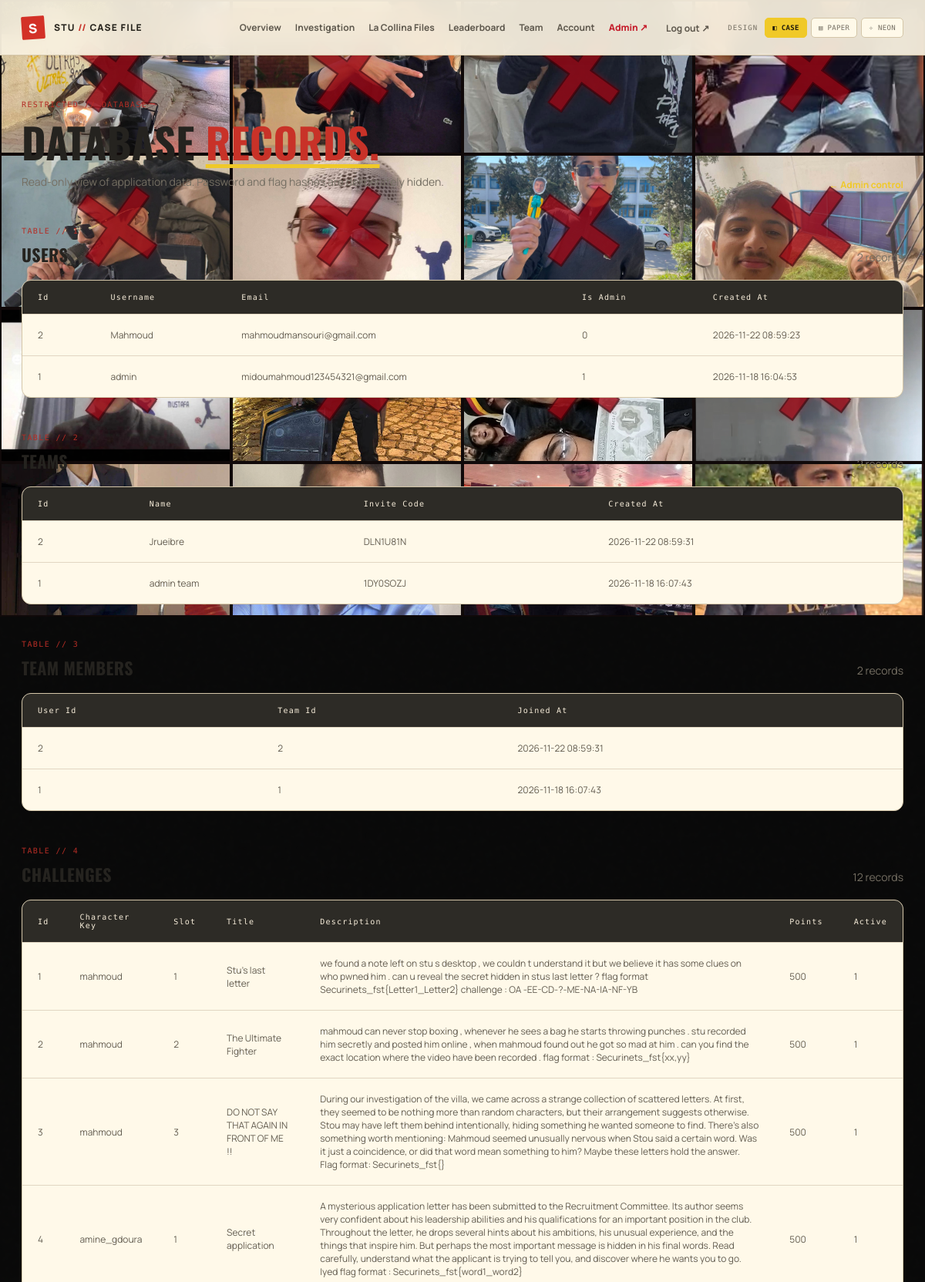
The app's page /admin/database (signed in, upper part) with its own data.
### tables this page shows
CREATE TABLE users (id INTEGER PRIMARY KEY AUTOINCREMENT, username TEXT NOT NULL COLLATE NOCASE UNIQUE, email TEXT NOT NULL COLLATE NOCASE UNIQUE, password_hash TEXT NOT NULL, is_admin INTEGER NOT NULL DEFAULT 0, created_at TEXT NOT NULL DEFAULT CURRENT_TIMESTAMP);

CREATE TABLE teams (
      id INTEGER PRIMARY KEY AUTOINCREMENT,
      name TEXT NOT NULL COLLATE NOCASE UNIQUE,
      invite_code TEXT NOT NULL UNIQUE,
      created_at TEXT NOT NULL DEFAULT CURRENT_TIMESTAMP
    );

CREATE TABLE team_members (
      user_id INTEGER PRIMARY KEY REFERENCES users(id) ON DELETE CASCADE,
      team_id INTEGER NOT NULL REFERENCES teams(id) ON DELETE CASCADE,
      joined_at TEXT NOT NULL DEFAULT CURRENT_TIMESTAMP
    );

CREATE TABLE challenges (
      id INTEGER PRIMARY KEY AUTOINCREMENT,
      character_key TEXT NOT NULL,
      slot INTEGER NOT NULL CHECK(slot BETWEEN 1 AND 3),
      title TEXT NOT NULL,
      description TEXT NOT NULL DEFAULT '',
      points INTEGER NOT NULL DEFAULT 500,
      flag_hash TEXT,
      active INTEGER NOT NULL DEFAULT 0,
      UNIQUE(character_key, slot)
    );

### app.py (the view)
@app.route("/admin/database")
@admin_required
def admin_database():
    conn = db()
    tables = {
        "users": conn.execute("SELECT id,username,email,is_admin,created_at FROM users ORDER BY id DESC").fetchall(),
        "teams": conn.execute("SELECT id,name,invite_code,created_at FROM teams ORDER BY id DESC").fetchall(),
        "team_members": conn.execute("SELECT user_id,team_id,joined_at FROM team_members ORDER BY joined_at DESC").fetchall(),
        "challenges": conn.execute("SELECT id,character_key,slot,title,description,points,active FROM challenges ORDER BY id").fetchall(),
        "solves": conn.execute("SELECT id,team_id,challenge_id,points,solved_at FROM solves ORDER BY id DESC").fetchall(),
        "final_unlocks": conn.execute("SELECT team_id,unlocked_at,final_solved_at FROM final_unlocks ORDER BY unlocked_at DESC").fetchall(),
        "suspects": conn.execute("SELECT character_key,name,description,hint,icon FROM suspects ORDER BY character_key").fetchall(),
    }
    return render_template("admin_database.html", tables=tables)

### app.py (called while the page is built)
def db():
    if "db" not in g:
        g.db = sqlite3.connect(DB_PATH)
        g.db.row_factory = sqlite3.Row
        g.db.execute("PRAGMA foreign_keys = ON")
        g.db.execute("PRAGMA busy_timeout = 5000")
    return g.db

def current_user():
    uid = session.get("user_id")
    if not uid:
        return None
    return db().execute("SELECT * FROM users WHERE id=?", (uid,)).fetchone()

def login_required(fn):
    @wraps(fn)
    def wrapped(*args, **kwargs):
        if not current_user():
            return redirect(url_for("login"))
        return fn(*args, **kwargs)
    return wrapped

def csrf_token():
    if "_csrf" not in session:
        session["_csrf"] = secrets.token_urlsafe(32)
    return session["_csrf"]

@app.context_processor
def inject_globals():
    photos_dir = os.path.join(APP_DIR, "static", "stu_photos")
    photos = sorted([name for name in os.listdir(photos_dir) if name.lower().endswith((".jpg", ".jpeg", ".png", ".webp"))]) if os.path.isdir(photos_dir) else []
    return {"me": current_user(), "csrf_token": csrf_token,
            "is_admin": bool(current_user() and current_user()["is_admin"]),
            "stu_photos": photos}

@app.before_request
def csrf_protect():
    if request.method == "POST":
        token = request.form.get("_csrf") or request.headers.get("X-CSRF-Token")
        if not token or not hmac.compare_digest(token, session.get("_csrf", "")):
            abort(400, "Invalid or missing security token. Refresh and try again.")

def admin_required(fn):
    @wraps(fn)
    @login_required
    def wrapped(*args, **kwargs):
        user = current_user()
        if not user or not user["is_admin"]:
            abort(403)
        return fn(*args, **kwargs)
    return wrapped

### templates/admin_database.html
{% extends "base.html" %}{% block title %}Database Viewer · STU Admin{% endblock %}{% block content %}
<div class="page-heading"><div><div class="eyebrow">RESTRICTED // DATABASE</div><h1>Database <em>records.</em></h1><p class="muted">Read-only view of application data. Password and flag hashes are deliberately hidden.</p></div><a class="text-link" href="{{ url_for('admin_dashboard') }}">← Admin control</a></div>
{% for name, rows in tables.items() %}<section class="section-block"><div class="section-title"><div><div class="eyebrow">TABLE // {{ loop.index }}</div><h2>{{ name|replace('_',' ')|title }}</h2></div><span class="muted">{{ rows|length }} records</span></div><div class="table-wrap"><table>{% if rows %}<thead><tr>{% for key in rows[0].keys() %}<th>{{ key|replace('_',' ')|title }}</th>{% endfor %}</tr></thead><tbody>{% for row in rows %}<tr>{% for key in row.keys() %}<td>{{ row[key] if row[key] is not none else '—' }}</td>{% endfor %}</tr>{% endfor %}</tbody>{% else %}<tbody><tr><td>No records yet.</td></tr></tbody>{% endif %}</table></div></section>{% endfor %}
{% endblock %}

### static/style.css (style rules this page uses)
:root { --bg:#0b1018;--panel:#111a25;--panel2:#151f2c;--line:#263442;--text:#edf2f4;--muted:#91a0ad;--accent:#d5ff6e;--accent2:#b8e94d;--red:#ff7777;--green:#9ce6a7 }
* { box-sizing:border-box }
html { min-height:100%;background:var(--bg) }
body { margin:0;color:var(--text);font-family:Manrope,system-ui,sans-serif;background:radial-gradient(ellipse at 15% 0%,#182637 0,transparent 38%),radial-gradient(ellipse at 95% 70%,#17251e 0,transparent 28%),var(--bg);min-height:100vh;font-size:14px }
.eyebrow { font:10px 'DM Mono',monospace;color:var(--accent);letter-spacing:.14em;text-transform:uppercase }
.muted { color:var(--muted);line-height:1.7 }
.page-heading { display:flex;align-items:flex-end;justify-content:space-between;gap:20px;margin-bottom:36px }
h1 { font-size:clamp(30px,5vw,48px);line-height:1.12;letter-spacing:-.055em;margin:13px 0 10px;font-weight:800 }
h1 em { font-style:normal;color:var(--accent) }
h2 { font-size:22px;letter-spacing:-.04em;margin:9px 0 }
.page-heading p { margin:0 }
.section-block { margin-top:46px }
.section-title { display:flex;justify-content:space-between;align-items:end;margin-bottom:17px }
.section-title h2 { margin-bottom:0 }
.text-link,.back-link { color:var(--accent);text-decoration:none;font-size:12px;font-weight:700 }
.table-wrap { border:1px solid var(--line);border-radius:12px;overflow:hidden;background:#111923 }
table { width:100%;border-collapse:collapse;text-align:left }
th { background:#18232e;color:#8797a5;font:10px 'DM Mono',monospace;letter-spacing:.12em;padding:16px 20px }
td { padding:18px 20px;border-top:1px solid #263442;color:#aab6c0;font-size:12px }
body[data-theme="police"] { --bg:#eee5cf;--panel:#fff9e9;--panel2:#f6edda;--line:#d4c6a8;--text:#25231f;--muted:#756f63; --accent:#f0c928;--accent2:#d8a900;--red:#c9362b;--green:#477b4c;--button-text:#211c0d; background:linear-gradient(135deg,#f5edda,#e8ddc4 58%,#f1e8d5); }
body[data-theme="police"] h1,body[data-theme="police"] h2 { font-family:Oswald,Impact,sans-serif;text-transform:uppercase;letter-spacing:.015em }
body[data-theme="police"] h1 { font-size:clamp(34px,5vw,54px);letter-spacing:.005em }
body[data-theme="police"] h1 em { color:#c83228;text-decoration:underline;text-decoration-color:#efc928;text-decoration-thickness:5px;text-underline-offset:5px }
body[data-theme="police"] .eyebrow { color:#b52d25 }
body[data-theme="police"] .table-wrap { background:#fff9e9;border-color:#d4c6a8 }
body[data-theme="police"] th { background:#2d2b26;color:#f7edda }
body[data-theme="police"] td { border-color:#e1d6c2;color:#635d51 }
body { background:transparent!important;position:relative;isolation:isolate }

### records on screen
users: id "2" "Mahmoud" "mahmoudmansouri@gmail.com" "0" "2026-11-22 08:59:23"
users: id "1" "admin" "midoumahmoud123454321@gmail.com" "1" "2026-11-18 16:04:53"
teams: id "2" "Jrueibre" "DLN1U81N" "2026-11-22 08:59:31"
teams: id "1" "admin team" "1DY0SOZJ" "2026-11-18 16:07:43"
team_members: user_id "2" "2" "2026-11-22 08:59:31"
team_members: user_id "1" "1" "2026-11-18 16:07:43"
challenges: id "1" "mahmoud" "1" "Stu's last letter" "we found a note left on stu s desktop , we couldn t understand it but we believe it has some clues on who pwned him . can u reveal the secret hidden in stus last letter ? flag format Securinets_fst{Letter1_Letter2} challenge : OA -EE-CD-?-ME-NA-IA-NF-YB" "500" "1"
challenges: id "2" "mahmoud" "2" "The Ultimate Fighter" "mahmoud can never stop boxing , whenever he sees a bag he starts throwing punches . stu recorded him secretly and posted him online , when mahmoud found out he got so mad at him . can you find the exact location where the video have been recorded . flag format : Securinets_fst{xx,yy}" "500" "1"
challenges: id "3" "mahmoud" "3" "DO NOT SAY THAT AGAIN IN FRONT OF ME !!" "During our investigation of the villa, we came across a strange collection of scattered letters. At first, they seemed to be nothing more than random characters, but their arrangement suggests otherwise. Stou may have left them behind intentionally, hiding something he wanted someone to find. There's also something worth mentioning: Mahmoud seemed unusually nervous when Stou said a certain word. Was it just a coincidence, or did that word mean something to him? Maybe these letters hold the answer. Flag format: Securinets_fst{}" "500" "1"
challenges: id "4" "amine_gdoura" "1" "Secret application" "A mysterious application letter has been submitted to the Recruitment Committee. Its author seems very confident about his leadership abilities and his qualifications for an important position in the club. Throughout the letter, he drops several hints about his ambitions, his unusual experience, and the things that inspire him. But perhaps the most important message is hidden in his final words. Read carefully, understand what the applicant is trying to tell you, and discover where he wants you to go. Iyed flag format : Securinets_fst{word1_word2}" "500" "1"

### other values on screen
{{ name|replace('_',' ')|title }} "USERS" "TEAMS" "TEAM MEMBERS" "CHALLENGES"
{{ rows|length }} "2" "2" "2" "12"
{{ key|replace('_',' ')|title }} "Id" "Username" "Email" "Is Admin" "Created At" "Id" "Name" "Invite Code" "Created At" "User Id" "Team Id" "Joined At" "Id" "Character Key" "Slot" "Title" "Description" "Points" "Active"
